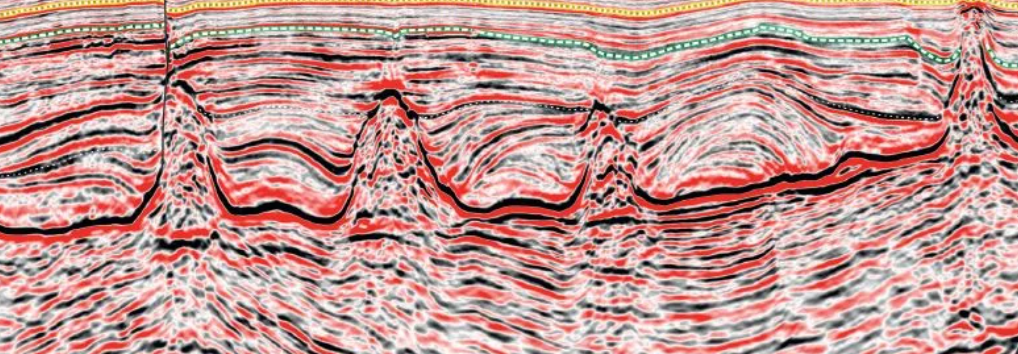
#> input picture seismic_2D/2D_002_3.png, 1018 x 354 px
$ python OpenCV_parameters.py   (older library calls are emulated)
#> lines starting #> are read from the running program, lines starting #| are printed output that depends on the picture; after the words box and inside, x2 and y2 are one past the last pixel; in counts of white or black regions, pixels touching at a corner belong together
# Reexecutar após reinicialização do estado

import cv2
import numpy as np
import matplotlib.pyplot as plt
import os

# Criar diretório de saída
output_dir = "2D_GFI_results/opencv_experimentos"
os.makedirs(output_dir, exist_ok=True)

# Carrega a imagem sísmica em escala de cinza
img_path = "seismic_2D/2D_002_3.png"
image = cv2.imread(img_path, cv2.IMREAD_GRAYSCALE)
#> image: shape (354, 1018); min 0, max 254, mean 165.8
image_blur = cv2.GaussianBlur(image, (5, 5), 0)
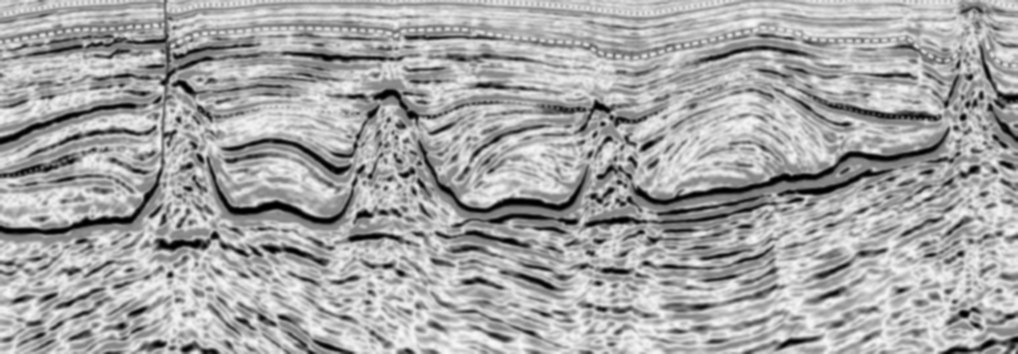
#> image_blur: shape (354, 1018); min 0, max 248, mean 165.8

# Parâmetros a testar
canny_params = [(50, 100), (100, 150), (100, 200), (150,200), (150, 250), (200, 250), (250, 350)]
kernel_sizes = [(1,1), (2, 2), (3, 3),(4, 4), (5, 5), (6, 6), (7, 7), (6, 5), (7,5)]
gabor_thetas = [0, np.pi/4, np.pi/2]
sobel_ksizes = [3, 5, 7]

# Função auxiliar para Gabor
def apply_gabor(img, theta):
    kernel = cv2.getGaborKernel((21, 21), 4.0, theta, 10.0, 0.5, ktype=cv2.CV_32F)
    return cv2.filter2D(img, cv2.CV_8UC3, kernel)

# Canny
for t1, t2 in canny_params:
    edges = cv2.Canny(image_blur, t1, t2)
    filename = f"canny_{t1}_{t2}.png"
    cv2.imwrite(os.path.join(output_dir, filename), edges)
#> this loop made 7 passes
#> pass 1, `edges = cv2.Canny(image_blur, t1, t2)`:
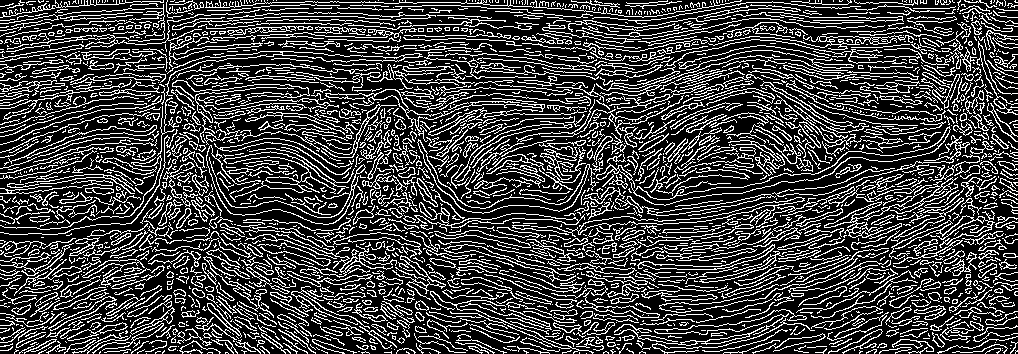
#> edges: shape (354, 1018); 25.7% white in thin lines or dots

# Morphology Close
for ksize in kernel_sizes:
    kernel = cv2.getStructuringElement(cv2.MORPH_RECT, ksize)
    edges = cv2.Canny(image_blur, 100, 200)
    closed = cv2.morphologyEx(edges, cv2.MORPH_CLOSE, kernel)
    filename = f"morph_close_{ksize[0]}x{ksize[1]}.png"
    cv2.imwrite(os.path.join(output_dir, filename), closed)
#> this loop made 9 passes
#> kernel on passes 1 to 4: [1], [[1, 1], [1, 1]], [[1, 1, 1], [1, 1, 1], [1, 1, 1]], [[1, 1, 1, 1], [1, 1, 1, 1], [1, 1, 1, 1], [1, 1, 1, 1]]
#> pass 3, `closed = cv2.morphologyEx(edges, cv2.MORPH_CLOSE, kernel)`:
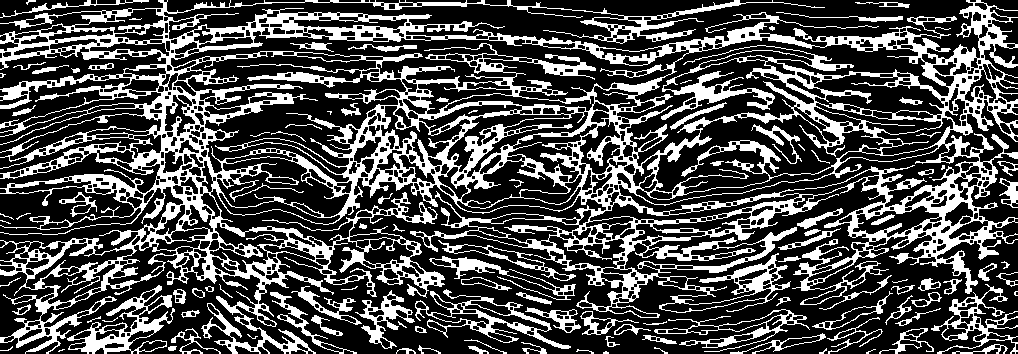
#> closed: shape (354, 1018); 30.5% white; 112 white regions (21 under 20 px), largest, box (x1, y1, x2, y2) and area: (0, 0, 1018, 354) 91093, (67, 285, 175, 354) 1974, (415, 289, 571, 349) 1684

# Gabor
for theta in gabor_thetas:
    gabor = apply_gabor(image_blur, theta)
    filename = f"gabor_theta_{int(theta * 100)}.png"
    cv2.imwrite(os.path.join(output_dir, filename), gabor)
#> this loop made 3 passes
#> pass 1, `gabor = apply_gabor(image_blur, theta)`:
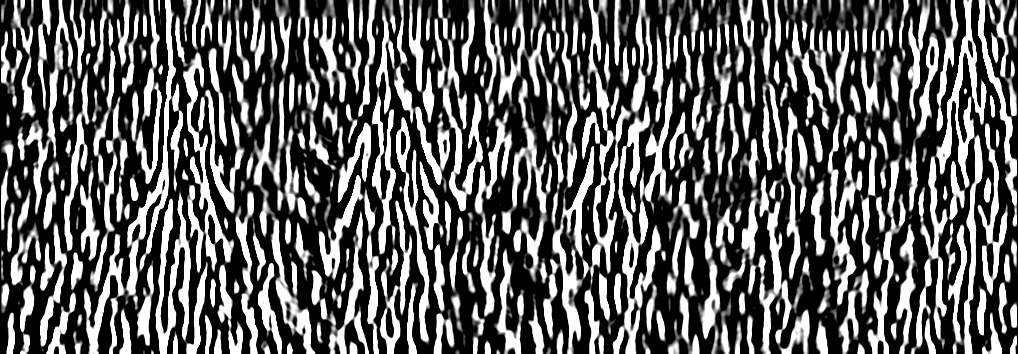
#> gabor: shape (354, 1018); min 0, max 255, mean 95.4

# Sobel
for k in sobel_ksizes:
    sobelx = cv2.Sobel(image_blur, cv2.CV_64F, 1, 0, ksize=k)
    sobely = cv2.Sobel(image_blur, cv2.CV_64F, 0, 1, ksize=k)
    combined = cv2.addWeighted(cv2.convertScaleAbs(sobelx), 0.5,
                               cv2.convertScaleAbs(sobely), 0.5, 0)
    filename = f"sobel_k{k}.png"
    cv2.imwrite(os.path.join(output_dir, filename), combined)
#> this loop made 3 passes
#> pass 1, `sobelx = cv2.Sobel(image_blur, cv2.CV_64F, 1, 0, ksize=k)`:
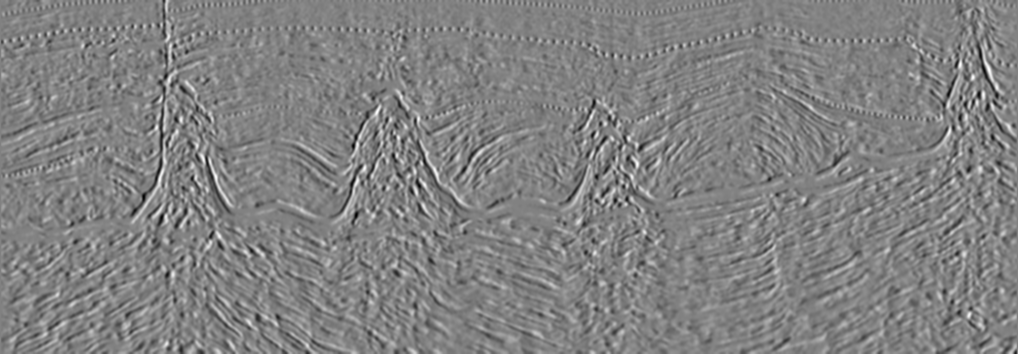
#> sobelx: shape (354, 1018) float64; min -465, max 448, mean -0.1; drawn with min black and max white
#> pass 1, `sobely = cv2.Sobel(image_blur, cv2.CV_64F, 0, 1, ksize=k)`:
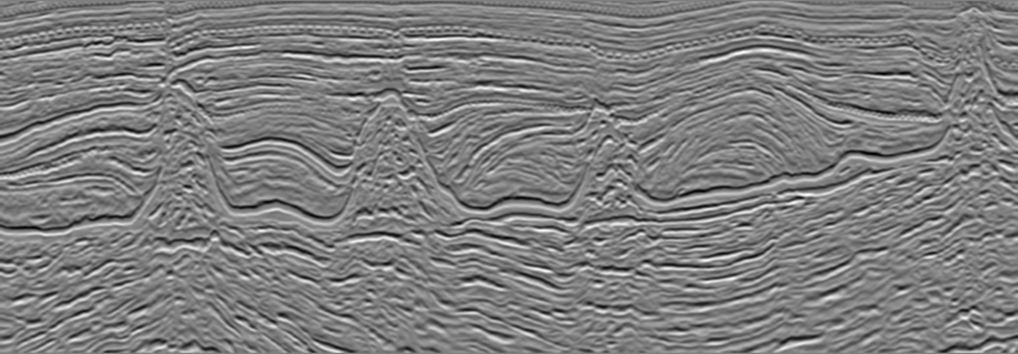
#> sobely: shape (354, 1018) float64; min -520, max 524, mean -0.6; drawn with min black and max white
#> pass 1, `combined = cv2.addWeighted(cv2.convertScaleAbs(sobelx), 0.5, cv2.conve..`:
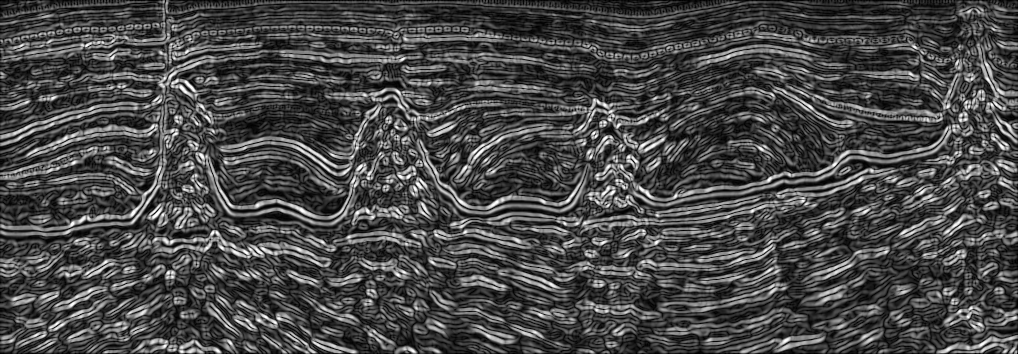
#> combined: shape (354, 1018); min 0, max 255, mean 71.9

output_dir

$ run again, with seismic_2D/2D_002_2.png copied over seismic_2D/2D_002_3.png
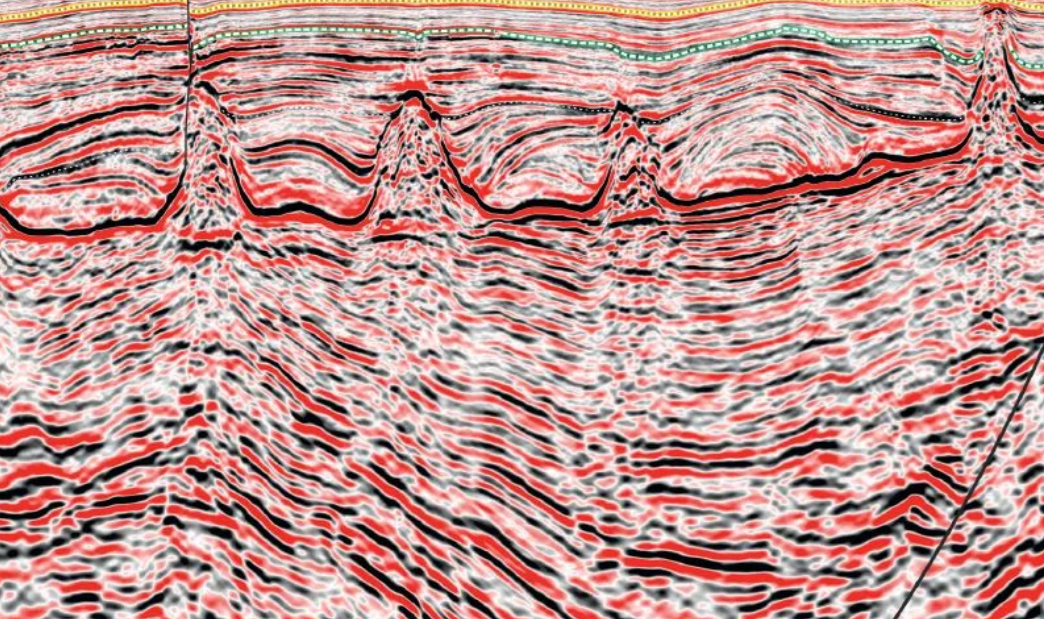
#> input picture seismic_2D/2D_002_2.png, 1044 x 619 px
#> the loop `for t1, t2 in canny_params:` made 7 passes
#> pass 1, `edges = cv2.Canny(image_blur, t1, t2)`:
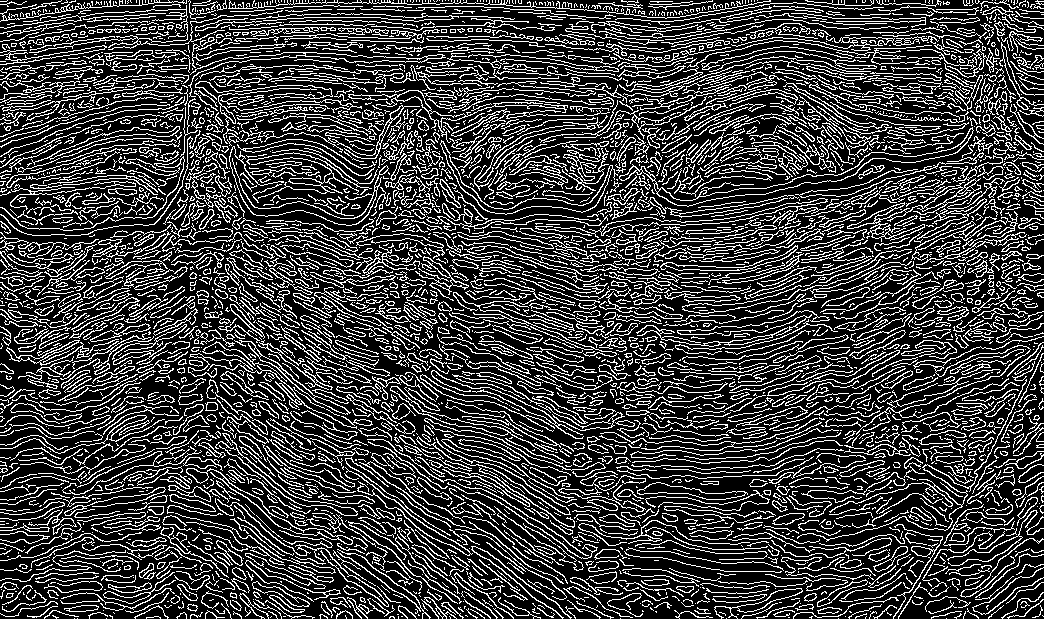
#> edges: shape (619, 1044); 24.5% white in thin lines or dots
#> the loop `for ksize in kernel_sizes:` made 9 passes
#> kernel on passes 1 to 4: [1], [[1, 1], [1, 1]], [[1, 1, 1], [1, 1, 1], [1, 1, 1]], [[1, 1, 1, 1], [1, 1, 1, 1], [1, 1, 1, 1], [1, 1, 1, 1]]
#> the loop `for k in sobel_ksizes:` made 3 passes
#> pass 1, `combined = cv2.addWeighted(cv2.convertScaleAbs(sobelx), 0.5, cv2.conve..`:
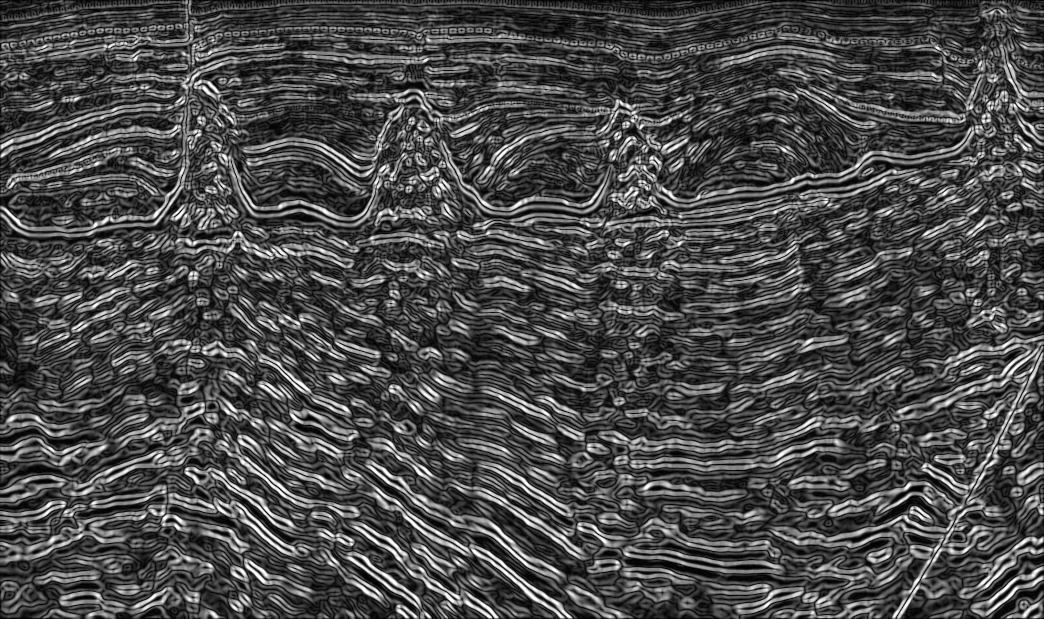
#> combined: shape (619, 1044); min 0, max 255, mean 74.7

$ run again, with seismic_2D/2D_011_2.png copied over seismic_2D/2D_002_3.png
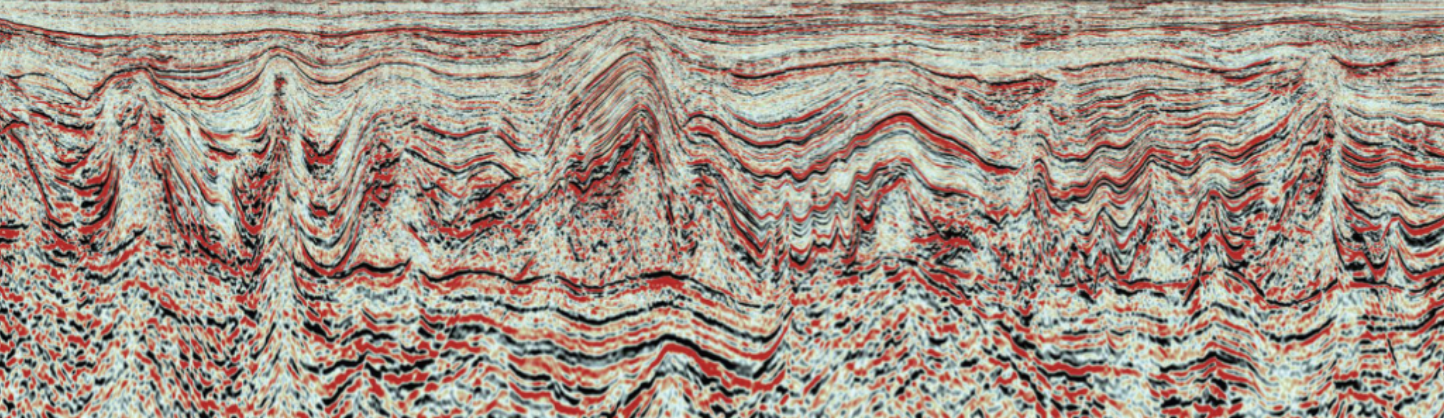
#> input picture seismic_2D/2D_011_2.png, 1444 x 418 px
#> the loop `for t1, t2 in canny_params:` made 7 passes
#> pass 1, `edges = cv2.Canny(image_blur, t1, t2)`:
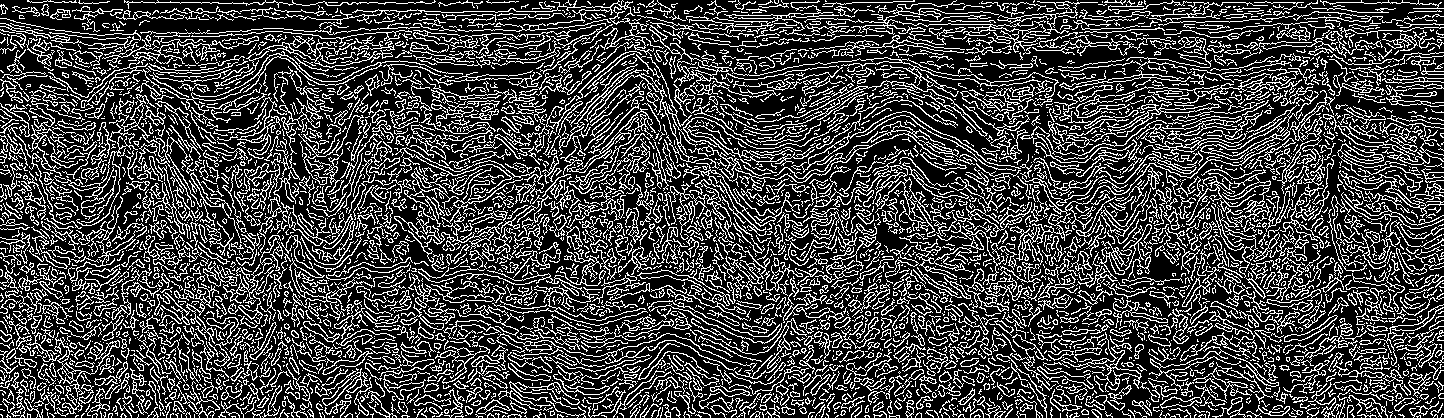
#> edges: shape (418, 1444); 26.3% white in thin lines or dots
#> the loop `for ksize in kernel_sizes:` made 9 passes
#> kernel on passes 1 to 4: [1], [[1, 1], [1, 1]], [[1, 1, 1], [1, 1, 1], [1, 1, 1]], [[1, 1, 1, 1], [1, 1, 1, 1], [1, 1, 1, 1], [1, 1, 1, 1]]
#> the loop `for k in sobel_ksizes:` made 3 passes
#> pass 1, `combined = cv2.addWeighted(cv2.convertScaleAbs(sobelx), 0.5, cv2.conve..`:
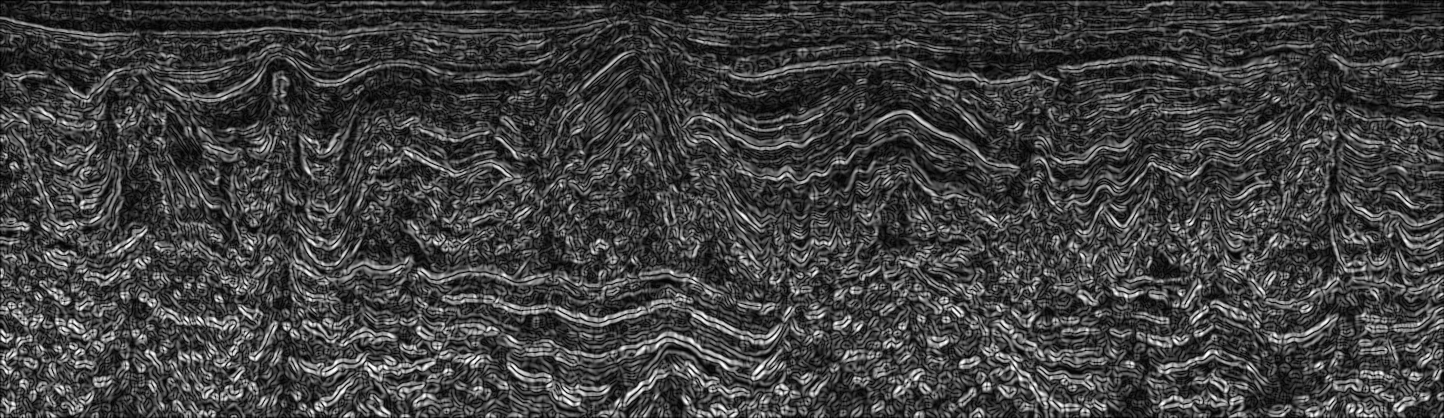
#> combined: shape (418, 1444); min 0, max 255, mean 63.8

$ run again, with seismic_2D/2D_001_.png copied over seismic_2D/2D_002_3.png
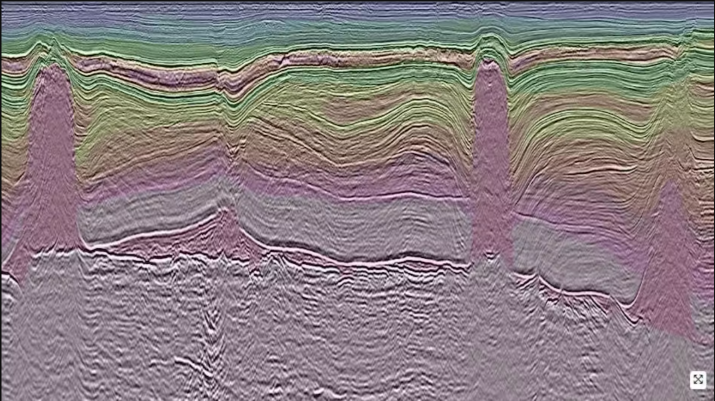
#> input picture seismic_2D/2D_001_.png, 1430 x 801 px (shown at 1/2 size)
#> the loop `for ksize in kernel_sizes:` made 9 passes
#> kernel on passes 1 to 4: [1], [[1, 1], [1, 1]], [[1, 1, 1], [1, 1, 1], [1, 1, 1]], [[1, 1, 1, 1], [1, 1, 1, 1], [1, 1, 1, 1], [1, 1, 1, 1]]
#> the loop `for k in sobel_ksizes:` made 3 passes
#> pass 1, `combined = cv2.addWeighted(cv2.convertScaleAbs(sobelx), 0.5, cv2.conve..`:
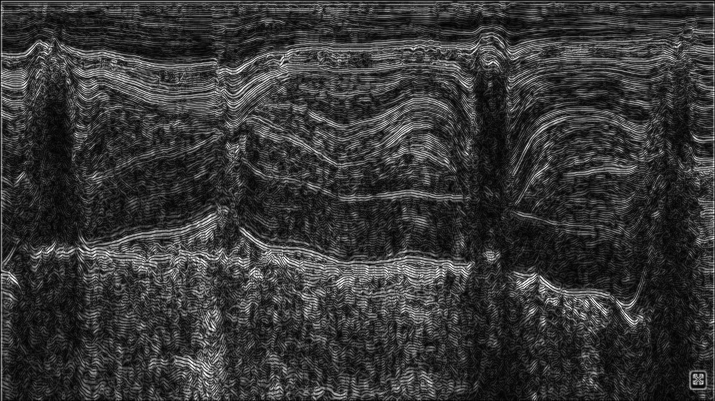
#> combined: shape (801, 1430) (shown at 1/2 size); min 0, max 255, mean 54.6
